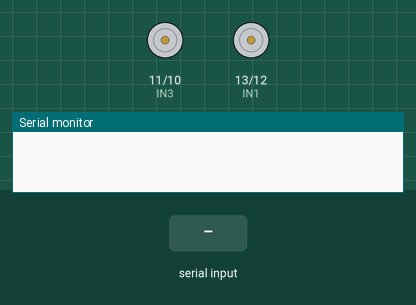
A sketch run on a simulated Arduino Uno, built with avr-gcc and run on an emulated ATmega328P. Parts: motor-driver pin pairs drawn as motors (green arrow = first pin HIGH = forward, orange = second pin HIGH = backward, longer = more drive), the last lines printed to the serial monitor. The inputs (shaded band) are chosen by the test bench.

Above: at 1.2 s.
1.3 s: "F" received over Serial
At 1.8 s:
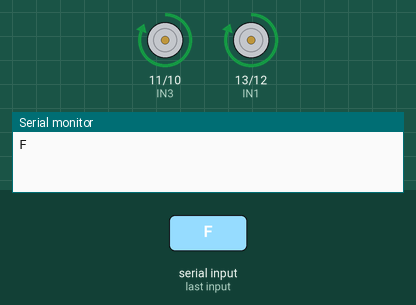
2.8 s: "B" received over Serial
At 3.5 s:
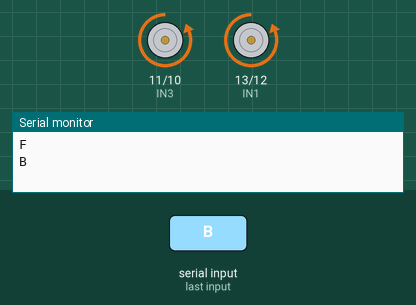
4.3 s: "L" received over Serial
At 4.7 s:
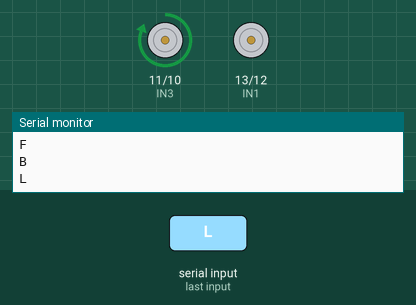
5.8 s: "R" received over Serial
At 7.1 s:
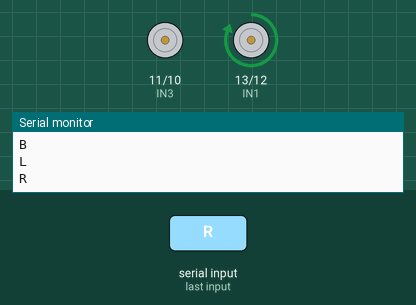
Timing chart, 0 to 8.3 s (numbered marks = the images above; inputs shaded):
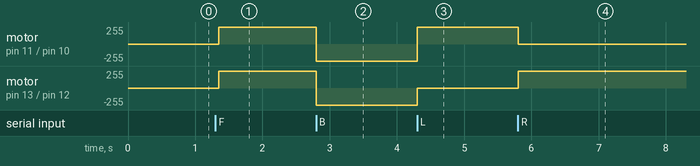

The sketch:

solar_powered_water_cleaner.ino
```cpp
const int IN1 = 13;
const int IN2 = 12;
const int IN3 = 11;
const int IN4 = 10;

char val;

void setup() {
  pinMode(IN1, OUTPUT);
  pinMode(IN2, OUTPUT);
  pinMode(IN3, OUTPUT);
  pinMode(IN4, OUTPUT);
  Serial.begin(9600);
}

void loop() {
  if (Serial.available() > 0) {
    val = Serial.read();
    Serial.println(val);

    if (val == 'F') {
      digitalWrite(IN1, HIGH);
      digitalWrite(IN2, LOW);
      digitalWrite(IN3, HIGH);
      digitalWrite(IN4, LOW);
    } else if (val == 'B') {
      digitalWrite(IN1, LOW);
      digitalWrite(IN2, HIGH);
      digitalWrite(IN3, LOW);
      digitalWrite(IN4, HIGH);
    } else if (val == 'L') {
      digitalWrite(IN1, LOW);
      digitalWrite(IN2, LOW);
      digitalWrite(IN3, HIGH);
      digitalWrite(IN4, LOW);
    } else if (val == 'R') {
      digitalWrite(IN1, HIGH);
      digitalWrite(IN2, LOW);
      digitalWrite(IN3, LOW);
      digitalWrite(IN4, LOW);
    } else if (val == 'S') {
      digitalWrite(IN1, LOW);
      digitalWrite(IN2, LOW);
      digitalWrite(IN3, LOW);
      digitalWrite(IN4, LOW);
    }
  }
  delay(50);
}
```

Measured:
- after the input at 1.3 s, motor on pin 11 (IN3) / pin 10 (IN4), motor on pin 13 (IN1) / pin 12 (IN2): stopped → forward 255/255 after 0.05 s
- after the input at 2.8 s, motor on pin 11 (IN3) / pin 10 (IN4), motor on pin 13 (IN1) / pin 12 (IN2): forward 255/255 → backward 255/255 at once
- after the input at 4.3 s, motor on pin 11 (IN3) / pin 10 (IN4): backward 255/255 → forward 255/255 at once; motor on pin 13 (IN1) / pin 12 (IN2): backward 255/255 → stopped at once
- after the input at 5.8 s, motor on pin 11 (IN3) / pin 10 (IN4): forward 255/255 → stopped at once; motor on pin 13 (IN1) / pin 12 (IN2): stopped → forward 255/255 at once
